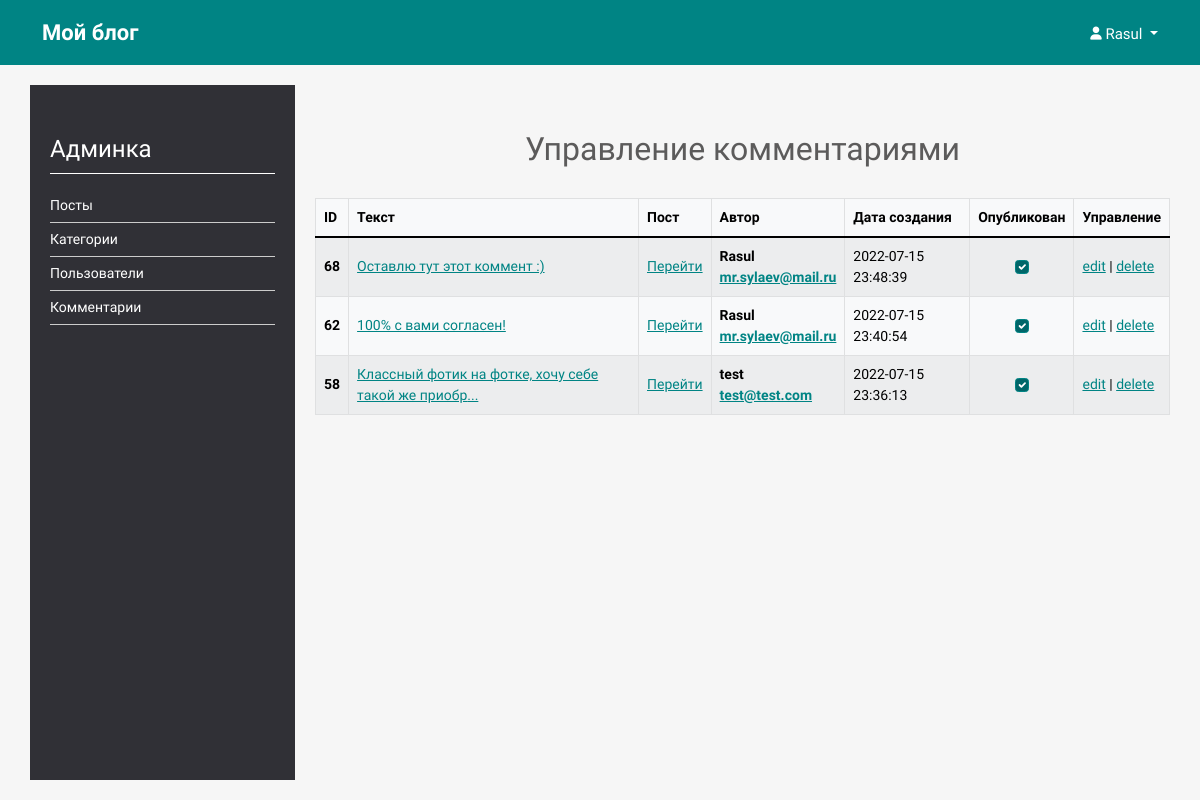
/admin/comments/ (signed in), run on the app's committed database.
### tables this page shows
CREATE TABLE `comments` (
  `id` int(12) NOT NULL AUTO_INCREMENT,
  `id_user` int(12) NOT NULL,
  `id_post` int(12) NOT NULL,
  `status` tinyint(1) DEFAULT NULL,
  `comment` text NOT NULL,
  `createdAt` datetime NOT NULL DEFAULT CURRENT_TIMESTAMP,
  PRIMARY KEY (`id`),
  KEY `id_post` (`id_post`),
  KEY `id_user` (`id_user`),
  CONSTRAINT `comments_ibfk_1` FOREIGN KEY (`id_post`) REFERENCES `posts` (`id`) ON DELETE NO ACTION ON UPDATE CASCADE,
  CONSTRAINT `comments_ibfk_2` FOREIGN KEY (`id_user`) REFERENCES `users` (`id`) ON DELETE NO ACTION ON UPDATE CASCADE
);

CREATE TABLE `users` (
  `id` int(12) NOT NULL AUTO_INCREMENT,
  `role` varchar(15) DEFAULT 'user',
  `username` varchar(255) NOT NULL,
  `email` varchar(255) NOT NULL,
  `password` varchar(255) NOT NULL,
  `createdAt` timestamp NOT NULL DEFAULT CURRENT_TIMESTAMP,
  PRIMARY KEY (`id`),
  UNIQUE KEY `email` (`email`)
);

### app/database/db.php (called while the page is built, shortened)
<?php
require_once "config_db.php";
function queryCheckError($query) {
    $errInfo = $query->errorInfo();
}
function selectAllFromCommentsWithUser($comments, $users, $params = [], $other = null) {
    global $db;
    $sql = "SELECT
        u.id AS id_user,
        u.username,
        u.email,
        u.role AS user_role,
        com.*
        FROM $comments AS com
        JOIN $users AS u ON u.id = com.id_user";
    if ($other) {
        $sql .= $other;
    }
    $query = $db->prepare($sql);
    $query->execute();
    return $query->fetchAll();
}

### app/controllers/admin/CommentsController.php (called while the page is built, shortened)
<?php
$commentsAll = selectAllFromCommentsWithUser('comments', 'users', null, ' ORDER BY com.createdAt DESC');

### app/pages/admin/comments/index.php (the view, shortened to what this page needs)
<?php
    include "app/controllers/admin/CommentsController.php";
?>
<!doctype html>
<html lang="en">
<head>
    <link href="https://cdn.jsdelivr.net/npm/bootstrap@5.2.0-beta1/dist/css/bootstrap.min.css" rel="stylesheet">
    <link rel="stylesheet" href="/assets/css/admin.css">
</head>
<body>
    <div class="wrapper">
        <? include "app/components/admin-header.php"; ?>
        <main>
            <section class="content">
                <div class="container h-100">
                    <div class="row h-100">
                        <? include "app/components/admin-sidebar.php"; ?>
                        <div class="main-content col-12 col-md-9">
                            <div class="posts">
                                <h2 class="posts-title">Управление комментариями</h2>
                                <table class="table table-light table-bordered table-striped table-hover">
                                    <thead class="table-light">
                                    <tr>
                                        <th scope="col">ID</th>
                                        <th scope="col">Текст</th>
                                        <th scope="col">Пост</th>
                                        <th scope="col">Автор</th>
                                        <th scope="col">Дата создания</th>
                                        <th scope="col">Опубликован</th>
                                        <th scope="col">Управление</th>
                                    </tr>
                                    </thead>
                                    <tbody class="table-group-divider">
                                        <? foreach ($commentsAll as $comment): ?>
                                        <tr scope="row">
                                            <th><?=$comment['id']?></th>
                                            <td><a href="#"><?=
                                                strlen($comment['comment']) >= 50 ?
                                                mb_substr($comment['comment'], 0, 50, 'UTF8').'...' :
                                                $comment['comment'];
                                                ?></a>
                                            </td>
                                            <td>
                                                <a href="/post/<?=$comment['id_post']?>#comments">Перейти</a>
                                            </td>
                                            <th>
                                                <?=$comment['username']?> <br>
                                                <a href="#"><?=$comment['email']?></a>
                                            </th>
                                            <td>
                                                <?=$comment['createdAt']?>
                                            </td>
                                            <td class="text-center">
                                                <form action="/admin/comments/edit/" method="GET">
                                                    <input class="form-check-input" type="checkbox" name="status" <? if (!empty($comment['status'])) echo 'checked'?> onchange="this.form.submit()">
                                                </form>
                                            </td>
                                            <td>
                                                <a href="/admin/comments/edit/<?=$comment['id']?>/">edit</a> |
                                                <a href="/admin/comments/edit/?id_delete=<?=$comment['id']?>">delete</a>
                                            </td>
                                        </tr>
                                        <? endforeach; ?>
                                    </tbody>
                                </table>
                            </div>
                        </div>
                    </div>
                </div>
            </section>
        </main>
    </div>
</body>
</html>

### index.php (shortened to what this page needs)
<?php
require "app/database/db.php";
$uri = parse_url($_SERVER['REQUEST_URI'], PHP_URL_PATH);
$segments = explode('/', trim($uri, '/'));
$file = "app/pages/$segments[0].php";
if ($segments[0] === 'admin' && $_SESSION['role'] === 'admin') {
    if (count($segments) === 1 &&$segments[0] === 'admin') {
        require "app/pages/admin/index.php";
    } elseif (count($segments) === 2 && file_exists("app/pages/admin/$segments[1]/index.php")) {
        require "app/pages/admin/$segments[1]/index.php";
    } elseif (count($segments) >= 3 && file_exists($file_to_dir_in_admin = "app/pages/admin/$segments[1]/$segments[2].php")) {
        require $file_to_dir_in_admin;
    } else {
        require "app/pages/404.php";
    }
}
elseif ($uri === '/') {
    require "app/pages/main.php";
} elseif (file_exists($file)) {
    require $file;
} else {
    require "app/pages/404.php";
}

### app/components/admin-header.php (shortened to what this page needs)
<header class="container-fluid">
    <div class="container">
        <nav class="navbar col-8 d-flex justify-content-between navbar-expand-lg w-100">
            <div class="col-4 d-flex align-items-center">
                <a class="logo" href="/">Мой блог</a>
            </div>
            <div class="collapse navbar-collapse justify-content-end" id="navbarNav">
                <ul class="navbar-nav">
                    <li class="nav-item dropdown">
                        <a class="nav-link dropdown-toggle" href="#" id="navbarScrollingDropdown" role="button" data-bs-toggle="dropdown" aria-expanded="false">
                            <?=$_SESSION['login']?>
                        </a>
                    </li>
                </ul>
            </div>
        </nav>
    </div>
</header>

### app/components/admin-sidebar.php
<div class="sidebar col-12 col-md-3">
    <div class="content">
        <section class="categories">
            <h4 class="title">Админка</h4>
            <ul>
                <li><a href="/admin/posts/">Посты</a></li>
                <li><a href="/admin/categories/">Категории</a></li>
                <li><a href="/admin/users/">Пользователи</a></li>
                <li><a href="/admin/comments/">Комментарии</a></li>
            </ul>
        </section>
    </div>
</div>

### assets/css/admin.css (style rules this page uses)
body { font-size: 14px; background: #f6f6f6; }
* { font-family: "Finlandica", cursive; }
html, h1, h2, h3, h4, h5, h6 { color: #5c5b5b; }
a { color: inherit; text-decoration: none; -webkit-transition: all 100ms ease-in-out; transition: all 100ms ease-in-out; }
.form-check-input:checked { background-color: #006669; border-color: #008484; }
.wrapper { min-height: 100vh; display: -webkit-box; display: -ms-flexbox; display: flex; -webkit-box-orient: vertical; -webkit-box-direction: normal; -ms-flex-direction: column; flex-direction: column; }
header { padding: 15px 0; background: #008484; }
header * { color: #fff; }
header .logo { font-size: 22px; font-weight: bold; }
header .navbar { padding: 0; -webkit-box-pack: justify; -ms-flex-pack: justify; justify-content: space-between; }
header .navbar .navbar-nav { margin: 0; padding-left: 0; list-style: none; display: -webkit-box; display: -ms-flexbox; display: flex; grid-gap: 20px; }
header .navbar .navbar-nav .nav-item { position: relative; }
header .navbar .navbar-nav .nav-item a { padding: 8px 0 4px; color: #fff !important; font-size: 15px; display: inline-block; background-image: -webkit-gradient(linear, left top, right top, from(#fff), to(#fff)); background-image: linear-gradient(to right, #fff, #fff); background-repeat: no-repeat; background-size: 0 2px; background-position: left bottom; -webkit-transition: all 200ms ease-in-out; transition: all 200ms ease-in-out; }
main { -webkit-box-flex: 1; -ms-flex-positive: 1; flex-grow: 1; }
main > .content { padding: 20px 0; height: calc(100vh - 65px) !important; }
.sidebar { width: calc(25% - 20px); padding: 30px 0 20px !important; margin: 0 !important; margin-right: 20px !important; background-color: #303036; }
.sidebar .content { position: sticky; top: 0; display: -webkit-box; display: -ms-flexbox; display: flex; -webkit-box-orient: vertical; -webkit-box-direction: normal; -ms-flex-direction: column; flex-direction: column; grid-gap: 20px; }
.sidebar section { padding: 20px; }
.sidebar section .title { color: #fff; margin-bottom: 15px; padding-bottom: 10px; border-bottom: 1px solid #fff; }
.sidebar section.categories ul { margin: 0; padding-left: 0; list-style: none; }
.sidebar section.categories ul li { border-bottom: 1px solid #ccc; }
.sidebar section.categories ul li a { padding: 6px 0; width: 100%; color: #fff; display: inline-block; }
.main-content { padding: 45px 0 60px; }
.posts-title { margin: 0 0 30px; text-align: center; }
.table a { color: #008484; text-decoration: underline; }
.table th, .table td { vertical-align: middle; }

### data on the page
comments: id "68", comment "Оставлю тут этот коммент :)", id_user.username "Rasul", id_user.email "mr.sylaev@mail.ru", createdAt "2022-07-15 23:48:39", status "☑"
comments: id "62", comment "100% с вами согласен!", id_user.username "Rasul", id_user.email "mr.sylaev@mail.ru", createdAt "2022-07-15 23:40:54", status "☑"
comments: id "58", comment "Классный фотик на фотке, хочу себе такой же приобр", id_user.username "test", id_user.email "test@test.com", createdAt "2022-07-15 23:36:13", status "☑"

### other printed values
$_SESSION['login'] "Rasul"
